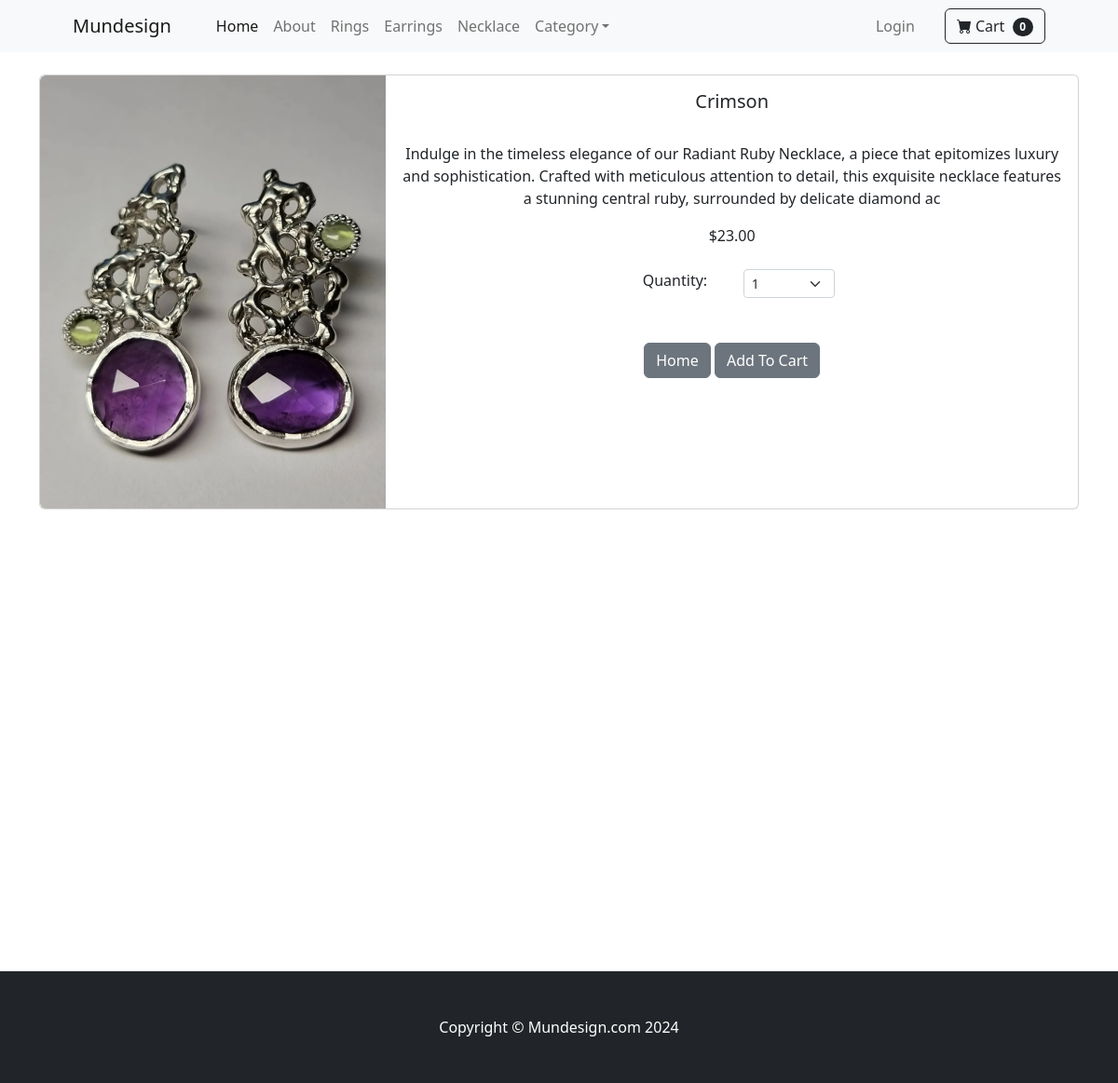
The page /store/product/3 on the database its author committed.
### store/models.py (models this page shows, shortened)
class Product(models.Model):
    name = models.CharField(max_length=200)
    category= models.ForeignKey(Category,on_delete=models.CASCADE,default=1)
    price = models.DecimalField(max_digits=10, decimal_places=2,default=0)
    description = models.TextField(default='',blank=True,null=True)
    image = models.ImageField(upload_to='media/uploads/product')
    is_sale = models.BooleanField(default=False)
    sale_price = models.DecimalField(max_digits=10, decimal_places=2,default=0)

### store/views.py (the view)
# urls.py: path('product/<int:pk>', views.product, name='product'),
def product(request,pk):
	product = Product.objects.get(id=pk)
	return render(request, 'store/product.html', {'product':product})

### cart/cart.py (called while the page is built)
	def __len__(self):
		return len(self.cart)

### cart/context_processors.py (called while the page is built)
def cart(request):
	return {'cart': Cart(request)}

### store/templates/store/product.html (shortened to what this page needs)
{% extends 'store/base.html' %}
{% block content %}
<div class="container">
<br/>
<div class="card mb-3">
  <div class="row g-0">
    <div class="col-md-4">
      <img src="{{ product.image.url }}" class="img-fluid rounded-start" alt="...">
    </div>
    <div class="col-md-8">
      <div class="card-body">
        <center>
        <h5 class="card-title">{{ product.name }}</h5>
        <br/>
        <p class="card-text justified">{{ product.description }}</p>
        {% if product.is_sale %}
        <div class="d-flex justify-content-center small text-warning mb-2">
                <div class="bi-star-fill"></div>
                &nbsp;&nbsp;Sale!&nbsp;&nbsp;
                <div class="bi-star-fill"></div>
                </div>
                <strike>
                ${{ product.price }}
                </strike>
                &nbsp;
                ${{ product.sale_price }}
        {% else %}
            ${{ product.price }}
        {% endif %}
            <br/><br/>
<div class="row justify-content-center">
    <div class="col-md-2">Quantity:</div>
                <div class="col-md-2">
                <select class="form-select form-select-sm" id="qty-cart">
                  <option value="1">1</option>
                </select>
                </div>
            </div>
            <br/><br/>
        <a href="{% url 'store'%}" class="btn btn-secondary">Home</a>
        <button type="button" value="{{ product.id }}" class="btn btn-secondary" id="add-cart">Add To Cart</button>
    </center>
      </div>
    </div>
  </div>
</div>
</div>
<br/><br/><br/><br/><br/><br/><br/><br/><br/><br/><br/><br/><br/><br/><br/><br/><br/><br/><br/><br/>
{% endblock %}

### rows shown on the page
Product: image (picture), name "Crimson", description "Indulge in the timeless elegance of our Radiant Ruby Necklace, a piece that epitomizes luxury and sophistication. Crafted with meticulous attention to detail, this exquisite necklace features a stunning central ruby, surrounded by delicate diamond ac", price "23.00"

### other values the page prints
{{ cart|length }} "0"
